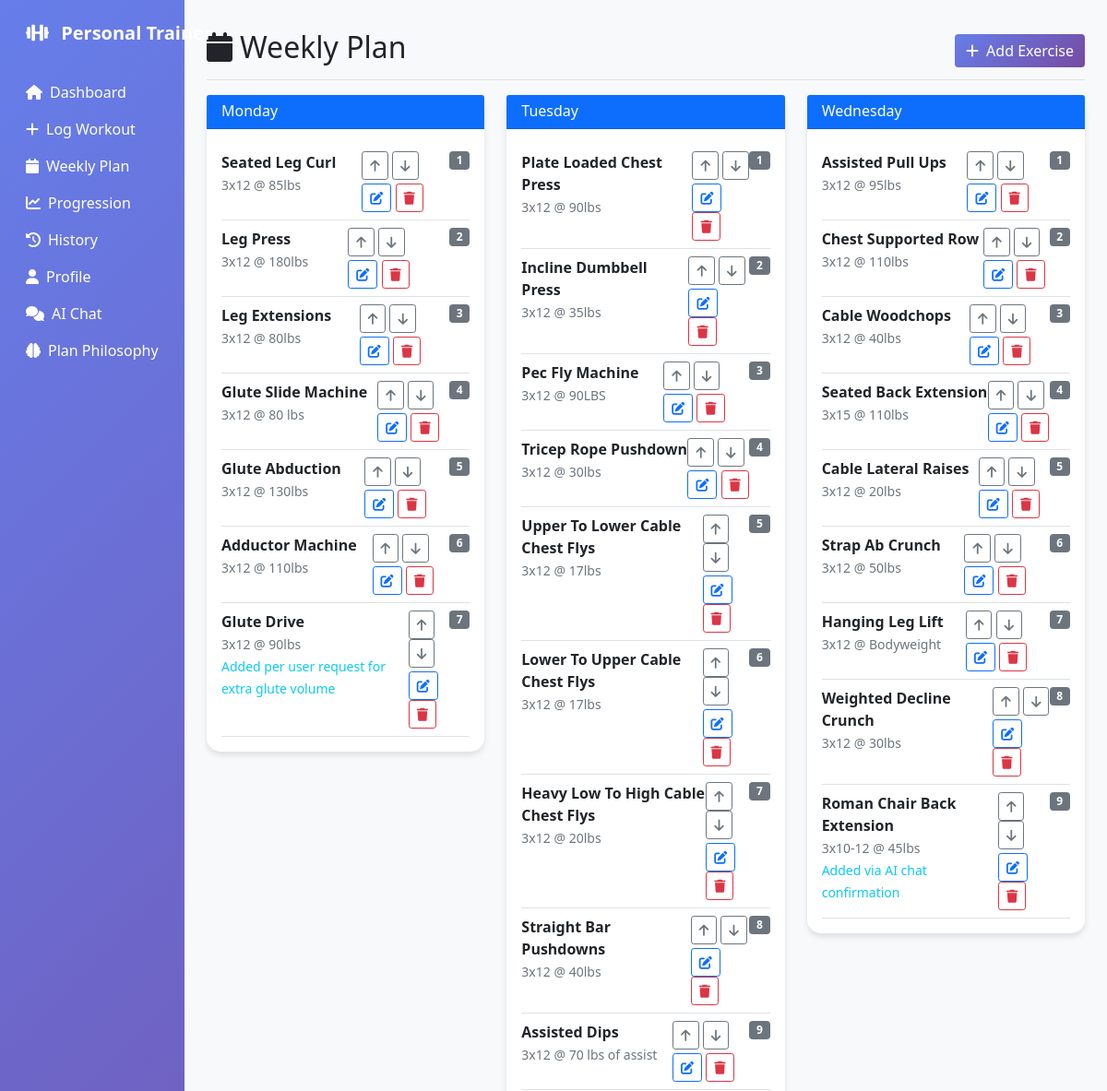
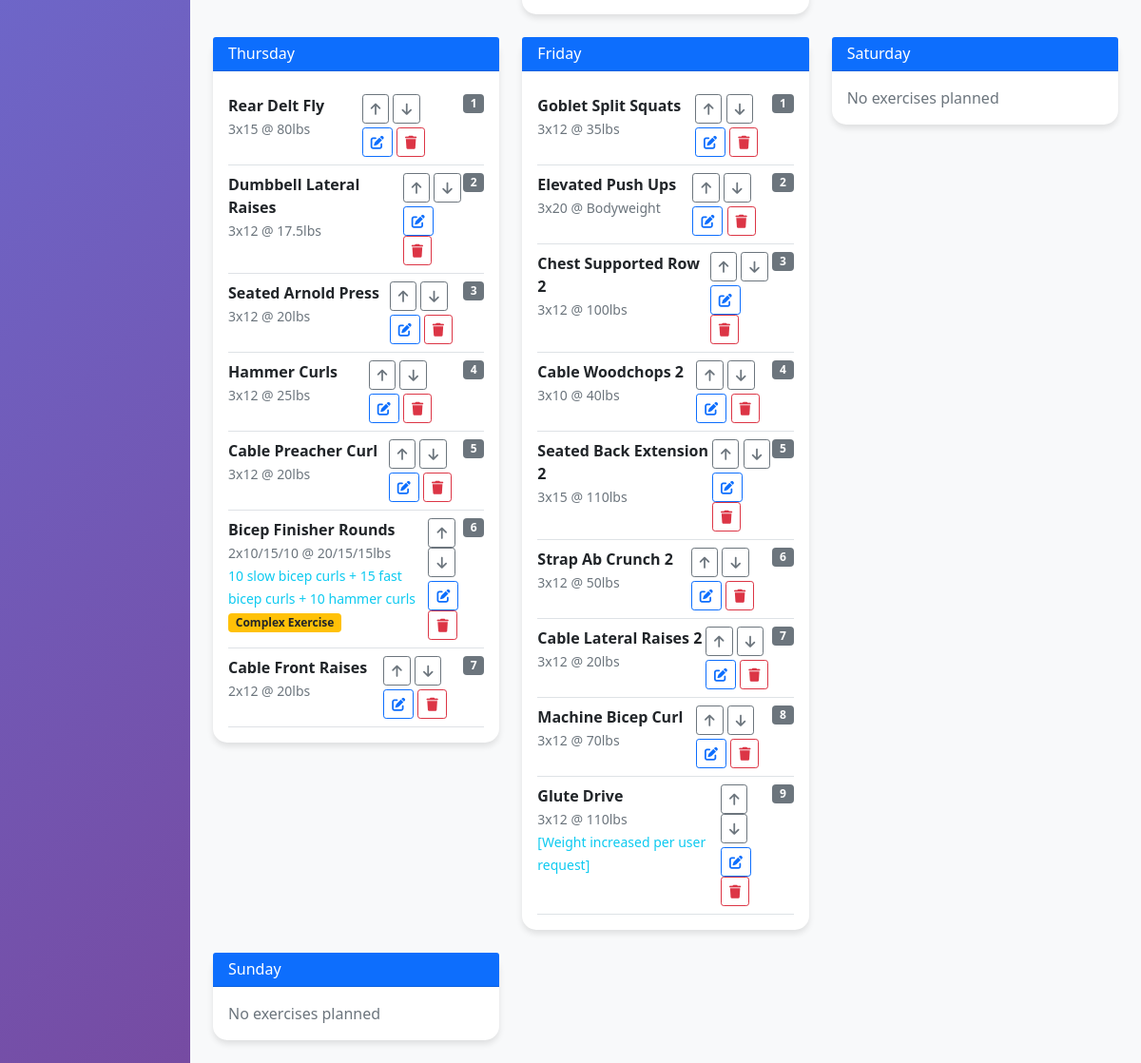
The page /weekly_plan on the database its author committed (2 pictures, top to bottom).
### tables this page shows
CREATE TABLE weekly_plan (
    id INTEGER PRIMARY KEY AUTOINCREMENT,
    day_of_week TEXT,
    exercise_name TEXT,
    target_sets INTEGER,
    target_reps TEXT,
    target_weight TEXT,
    exercise_order INTEGER,
    notes TEXT,
    created_date TEXT,
    updated_date TEXT
, order_index INTEGER DEFAULT 1, exercise_type TEXT DEFAULT "working_set", progression_rate TEXT DEFAULT "normal", created_by TEXT DEFAULT "user", newly_added BOOLEAN DEFAULT FALSE, date_added TEXT, progression_notes TEXT);

### app.py (the view)
@app.route('/weekly_plan')
def weekly_plan():
    conn = get_db_connection()
    cursor = conn.cursor()
    columns = []
    try:
        cursor.execute("PRAGMA table_info(weekly_plan)")
        columns = [col[1] for col in cursor.fetchall()]
    except sqlite3.OperationalError as e:
        print(f"Error getting table info for weekly_plan: {e}")
    plan_data = []
    try:
        if 'target_sets' in columns:
            cursor.execute('SELECT id, day_of_week, exercise_name, target_sets, target_reps, target_weight, exercise_order, COALESCE(notes, ""), COALESCE(newly_added, 0), COALESCE(progression_notes, "") FROM weekly_plan ORDER BY day_of_week, exercise_order')
        else:
            cursor.execute('SELECT id, day_of_week, exercise_name, sets, reps, weight, order_index, COALESCE(notes, ""), 0, "" FROM weekly_plan ORDER BY day_of_week, order_index')
        plan_data = cursor.fetchall()
    except sqlite3.OperationalError as e:
        print(f"Error fetching weekly plan data: {e}")
    conn.close()
    plan_by_day = {}
    for row in plan_data:
        id, day, exercise, sets, reps, weight, order, notes, newly_added, progression_notes = row
        if day not in plan_by_day:
            plan_by_day[day] = []
        plan_by_day[day].append({
            'id': id,
            'exercise': exercise,
            'sets': sets,
            'reps': reps,
            'weight': weight,
            'order': order,
            'notes': notes or "",
            'newly_added': bool(newly_added),
            'progression_notes': progression_notes or ""
        })
    return render_template('weekly_plan.html', plan_by_day=plan_by_day)

### app.py (called while the page is built)
def get_db_connection():
    conn = sqlite3.connect('workout_logs.db', timeout=60.0, check_same_thread=False)
    conn.execute('PRAGMA journal_mode=WAL')  # Enable WAL mode for better concurrency
    conn.execute('PRAGMA busy_timeout=30000')  # 30 second busy timeout
    conn.execute('PRAGMA synchronous=NORMAL')  # Better performance while still safe
    return conn

### templates/weekly_plan.html (shortened to what this page needs)
{% extends "base.html" %}
{% block content %}
<div class="d-flex justify-content-between flex-wrap flex-md-nowrap align-items-center pt-3 pb-2 mb-3 border-bottom">
    <h1 class="h2"><i class="fas fa-calendar me-2"></i>Weekly Plan</h1>
    <button class="btn btn-primary" data-bs-toggle="modal" data-bs-target="#addExerciseModal">
        <i class="fas fa-plus me-2"></i>Add Exercise
    </button>
</div>
<div class="row">
    {% set days = ['monday', 'tuesday', 'wednesday', 'thursday', 'friday', 'saturday', 'sunday'] %}
    {% for day in days %}
        <div class="col-md-6 col-lg-4 mb-4">
            <div class="card">
                <div class="card-header bg-primary text-white">
                    <h6 class="mb-0">{{ day.title() }}</h6>
                </div>
                <div class="card-body">
                    {% if day in plan_by_day %}
                        {% for exercise in plan_by_day[day] %}
                            <div class="border-bottom py-2">
                                <div class="d-flex justify-content-between align-items-start">
                                    <div>
                                        <strong>
                                            {{ exercise.exercise.title() }}
                                        </strong><br>
                                        <small class="text-muted">{{ exercise.sets }}x{{ exercise.reps }} @ {{ exercise.weight }}</small>
                                        {% if exercise.notes %}
                                            <br><small class="text-info">{{ exercise.notes }}</small>
                                        {% endif %}
                                        {% if 'burnout' in exercise.exercise.lower() or 'rounds' in exercise.exercise.lower() %}
                                            <br><small class="badge bg-warning text-dark">Complex Exercise</small>
                                        {% endif %}
                                    </div>
                                    <div class="d-flex flex-column gap-1">
                                        <div>
                                            <button class="btn btn-sm btn-outline-secondary" onclick="moveExercise('{{ day }}', '{{ exercise.exercise }}', 'up')">
                                                <i class="fas fa-arrow-up"></i>
                                            </button>
                                            <button class="btn btn-sm btn-outline-secondary" onclick="moveExercise('{{ day }}', '{{ exercise.exercise }}', 'down')">
                                                <i class="fas fa-arrow-down"></i>
                                            </button>
                                        </div>
                                        <div>
                                            <button class="btn btn-sm btn-outline-primary edit-btn"
                                                    data-id="{{ exercise.id }}"
                                                    data-day="{{ day }}"
                                                    data-exercise="{{ exercise.exercise }}"
                                                    data-sets="{{ exercise.sets }}"
                                                    data-reps="{{ exercise.reps }}"
                                                    data-weight="{{ exercise.weight }}"
                                                    data-notes="{{ exercise.notes }}"
                                                    data-progression-notes="{{ exercise.progression_notes or '' }}">
                                                <i class="fas fa-edit"></i>
                                            </button>
                                            <button class="btn btn-sm btn-outline-danger" onclick="deleteExercise('{{ day }}', '{{ exercise.exercise }}')">
                                                <i class="fas fa-trash"></i>
                                            </button>
                                        </div>
                                    </div>
                                    <span class="badge bg-secondary">{{ exercise.order }}</span>
                                </div>
                            </div>
                        {% endfor %}
                    {% else %}
                        <p class="text-muted mb-0">No exercises planned</p>
                    {% endif %}
                </div>
            </div>
        </div>
    {% endfor %}
</div>
{% endblock %}

### templates/base.html (shortened to what this page needs)
<!DOCTYPE html>
<html lang="en">
<head>
    <link href="https://cdn.jsdelivr.net/npm/bootstrap@5.1.3/dist/css/bootstrap.min.css" rel="stylesheet">
    <link href="https://cdnjs.cloudflare.com/ajax/libs/font-awesome/6.0.0/css/all.min.css" rel="stylesheet">
</head>
<body>
    <div class="container-fluid">
        <div class="row">
            <nav class="col-md-3 col-lg-2 d-md-block sidebar collapse" id="mobileSidebar">
                <div class="position-sticky pt-3">
                    <div class="navbar-brand px-3 mb-4">
                        <i class="fas fa-dumbbell me-2"></i>
                        Personal Trainer
                    </div>
                    <ul class="nav flex-column">
                        <li class="nav-item">
                            <a class="nav-link text-white" href="{{ url_for('dashboard') }}">
                                <i class="fas fa-home me-2"></i>Dashboard
                            </a>
                        </li>
                        <li class="nav-item">
                            <a class="nav-link text-white" href="{{ url_for('log_workout') }}">
                                <i class="fas fa-plus me-2"></i>Log Workout
                            </a>
                        </li>
                        <li class="nav-item">
                            <a class="nav-link text-white" href="{{ url_for('weekly_plan') }}">
                                <i class="fas fa-calendar me-2"></i>Weekly Plan
                            </a>
                        </li>
                        <li class="nav-item">
                            <a class="nav-link text-white" href="{{ url_for('progression') }}">
                                <i class="fas fa-chart-line me-2"></i>Progression
                            </a>
                        </li>
                        <li class="nav-item">
                            <a class="nav-link text-white" href="{{ url_for('history') }}">
                                <i class="fas fa-history me-2"></i>History
                            </a>
                        </li>
                        <li class="nav-item">
                            <a class="nav-link text-white" href="{{ url_for('profile') }}">
                                <i class="fas fa-user me-2"></i>Profile
                            </a>
                        </li>
                        <li class="nav-item">
                            <a class="nav-link text-white" href="{{ url_for('chat') }}">
                                <i class="fas fa-comments me-2"></i>AI Chat
                            </a>
                        </li>
                        <li class="nav-item">
                            <a class="nav-link text-white" href="{{ url_for('analyze_plan') }}">
                                <i class="fas fa-brain me-2"></i>Plan Philosophy
                            </a>
                        </li>
                    </ul>
                </div>
            </nav>
            <main class="col-md-9 ms-sm-auto col-lg-10 px-md-4 main-content">
                <div class="pt-3">
                    {% block content %}{% endblock %}
                </div>
            </main>
        </div>
    </div>
</body>
</html>

### templates/base.html (style rules this page uses)
.sidebar { min-height: 100vh; background: linear-gradient(135deg, #667eea 0%, #764ba2 100%); }
.main-content { background-color: #f8f9fa; min-height: 100vh; }
.card { border: none; border-radius: 15px; box-shadow: 0 4px 6px rgba(0, 0, 0, 0.1); }
.btn-primary { background: linear-gradient(135deg, #667eea 0%, #764ba2 100%); border: none; }
.navbar-brand { font-weight: bold; color: white !important; }

### rows shown on the page
weekly_plan: exercise "Seated Leg Curl", sets "3", reps "12", weight "85lbs", order "1"
weekly_plan: exercise "Leg Press", sets "3", reps "12", weight "180lbs", order "2"
weekly_plan: exercise "Leg Extensions", sets "3", reps "12", weight "80lbs", order "3"
weekly_plan: exercise "Glute Slide Machine", sets "3", reps "12", weight "80 lbs", order "4"
weekly_plan: exercise "Glute Abduction", sets "3", reps "12", weight "130lbs", order "5"
weekly_plan: exercise "Adductor Machine", sets "3", reps "12", weight "110lbs", order "6"
weekly_plan: exercise "Glute Drive", sets "3", reps "12", weight "90lbs", notes "Added per user request for extra glute volume", order "7"
weekly_plan: exercise "Plate Loaded Chest Press", sets "3", reps "12", weight "90lbs", order "1"
weekly_plan: exercise "Incline Dumbbell Press", sets "3", reps "12", weight "35lbs", order "2"
weekly_plan: exercise "Pec Fly Machine", sets "3", reps "12", weight "90LBS", order "3"
weekly_plan: exercise "Tricep Rope Pushdown", sets "3", reps "12", weight "30lbs", order "4"
weekly_plan: exercise "Upper To Lower Cable Chest Flys", sets "3", reps "12", weight "17lbs", order "5"
weekly_plan: exercise "Lower To Upper Cable Chest Flys", sets "3", reps "12", weight "17lbs", order "6"
weekly_plan: exercise "Heavy Low To High Cable Chest Flys", sets "3", reps "12", weight "20lbs", order "7"
weekly_plan: exercise "Straight Bar Pushdowns", sets "3", reps "12", weight "40lbs", order "8"
weekly_plan: exercise "Assisted Dips", sets "3", reps "12", weight "70 lbs of assist", order "9"
weekly_plan: exercise "Assisted Pull Ups", sets "3", reps "12", weight "95lbs", order "1"
weekly_plan: exercise "Chest Supported Row", sets "3", reps "12", weight "110lbs", order "2"
weekly_plan: exercise "Cable Woodchops", sets "3", reps "12", weight "40lbs", order "3"
weekly_plan: exercise "Seated Back Extension", sets "3", reps "15", weight "110lbs", order "4"
weekly_plan: exercise "Cable Lateral Raises", sets "3", reps "12", weight "20lbs", order "5"
weekly_plan: exercise "Strap Ab Crunch", sets "3", reps "12", weight "50lbs", order "6"
weekly_plan: exercise "Hanging Leg Lift", sets "3", reps "12", weight "Bodyweight", order "7"
weekly_plan: exercise "Weighted Decline Crunch", sets "3", reps "12", weight "30lbs", order "8"
weekly_plan: exercise "Roman Chair Back Extension", sets "3", reps "10-12", weight "45lbs", notes "Added via AI chat confirmation", order "9"
weekly_plan: exercise "Rear Delt Fly", sets "3", reps "15", weight "80lbs", order "1"
weekly_plan: exercise "Dumbbell Lateral Raises", sets "3", reps "12", weight "17.5lbs", order "2"
weekly_plan: exercise "Seated Arnold Press", sets "3", reps "12", weight "20lbs", order "3"
weekly_plan: exercise "Hammer Curls", sets "3", reps "12", weight "25lbs", order "4"
weekly_plan: exercise "Cable Preacher Curl", sets "3", reps "12", weight "20lbs", order "5"
weekly_plan: exercise "Bicep Finisher Rounds", sets "2", reps "10/15/10", weight "20/15/15lbs", notes "10 slow bicep curls + 15 fast bicep curls + 10 hammer curls", shows "Complex Exercise", order "6"
weekly_plan: exercise "Cable Front Raises", sets "2", reps "12", weight "20lbs", order "7"
weekly_plan: exercise "Goblet Split Squats", sets "3", reps "12", weight "35lbs", order "1"
weekly_plan: exercise "Elevated Push Ups", sets "3", reps "20", weight "Bodyweight", order "2"
weekly_plan: exercise "Chest Supported Row 2", sets "3", reps "12", weight "100lbs", order "3"
weekly_plan: exercise "Cable Woodchops 2", sets "3", reps "10", weight "40lbs", order "4"
weekly_plan: exercise "Seated Back Extension 2", sets "3", reps "15", weight "110lbs", order "5"
weekly_plan: exercise "Strap Ab Crunch 2", sets "3", reps "12", weight "50lbs", order "6"
weekly_plan: exercise "Cable Lateral Raises 2", sets "3", reps "12", weight "20lbs", order "7"
weekly_plan: exercise "Machine Bicep Curl", sets "3", reps "12", weight "70lbs", order "8"
weekly_plan: exercise "Glute Drive", sets "3", reps "12", weight "110lbs", notes "[Weight increased per user request]", order "9"

### other values the page prints
{{ day.title() }} "Monday" "Tuesday" "Wednesday" "Thursday" "Friday" "Saturday" "Sunday"
